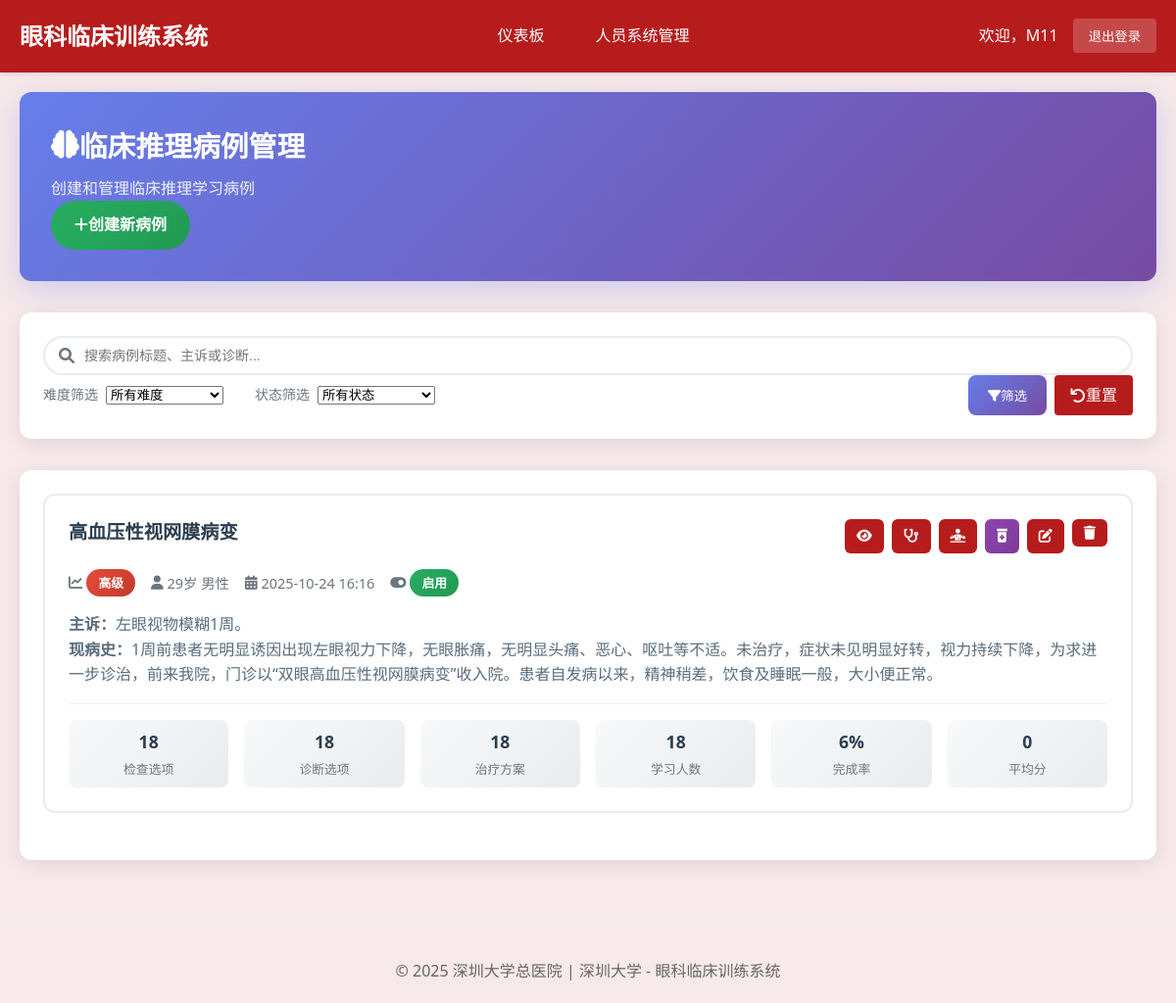
The app's page /teacher/clinical-cases/ (signed in), older data.
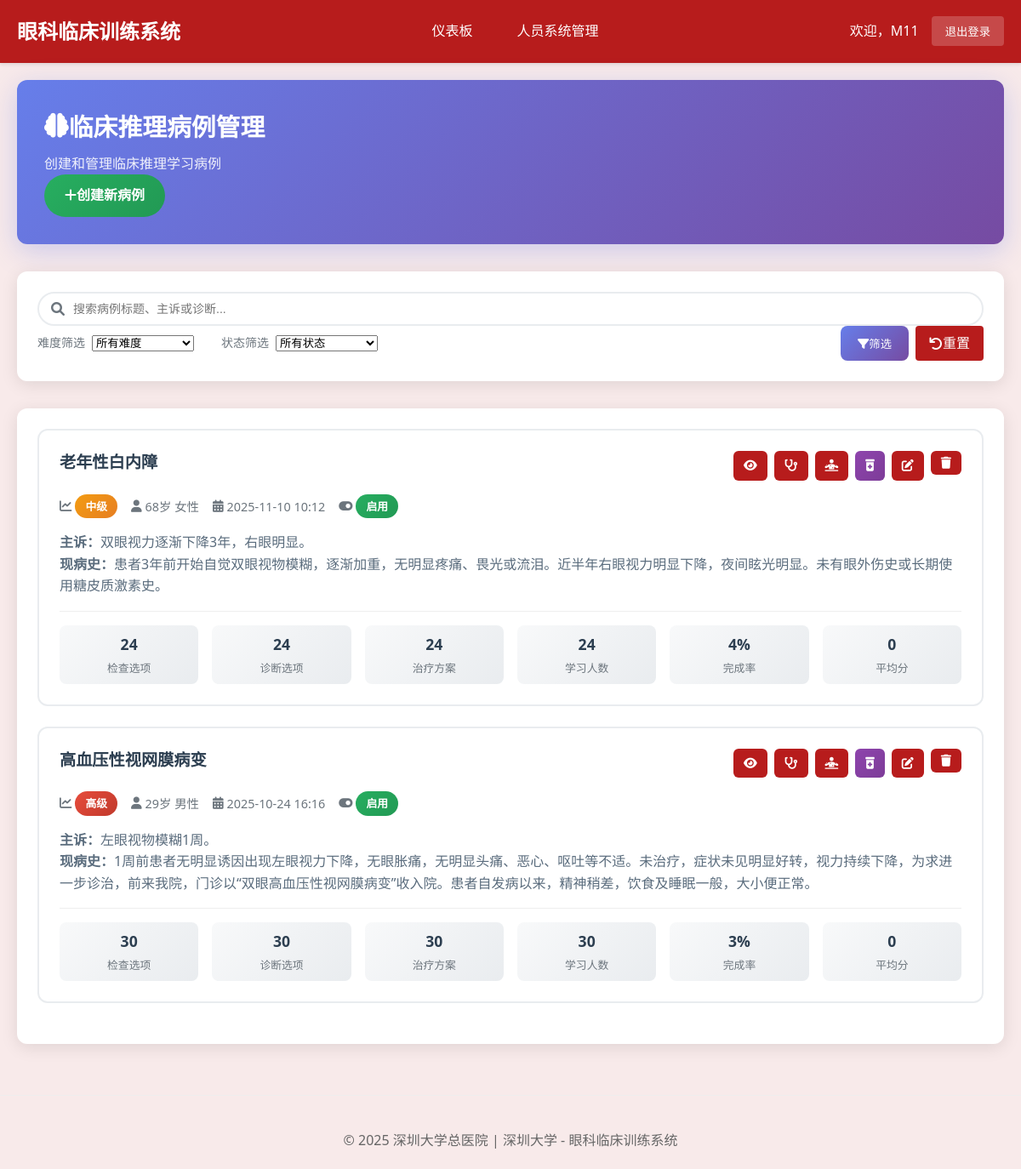
The same page, newer data.
### cases/models.py (models this page shows, shortened)
class ClinicalCase(models.Model):
    title = models.CharField(max_length=200, verbose_name="案例标题")
    case_id = models.CharField(max_length=50, unique=True, verbose_name="案例编号")
    patient_age = models.IntegerField(verbose_name="患者年龄")
    patient_gender = models.CharField(max_length=10, choices=[('M', '男'), ('F', '女')], verbose_name="患者性别")
    chief_complaint = models.TextField(verbose_name="主诉")
    present_illness = models.TextField(verbose_name="现病史")
    past_history = models.TextField(blank=True, verbose_name="既往史")
    family_history = models.TextField(blank=True, verbose_name="家族史")
    learning_objectives = models.JSONField(verbose_name="学习目标", help_text="JSON格式存储多个学习目标")
    difficulty_level = models.CharField(
        max_length=20,
        choices=[('beginner', '初级'), ('intermediate', '中级'), ('advanced', '高级')],
        default='intermediate',
        verbose_name="难度等级"
    )
    is_active = models.BooleanField(default=True, verbose_name="是否启用")
    created_by = models.ForeignKey(User, on_delete=models.CASCADE, verbose_name="创建者")
    created_at = models.DateTimeField(auto_now_add=True, verbose_name="创建时间")
    updated_at = models.DateTimeField(auto_now=True, verbose_name="更新时间")
    case_images = models.JSONField(blank=True, null=True, verbose_name="案例图片", help_text="存储图片路径的JSON数组")
    class Meta:
        verbose_name = "临床案例"
        verbose_name_plural = "临床案例"
        ordering = ['-created_at']

### cases/views.py (the view)
# urls.py: path('teacher/clinical-cases/', views.teacher_clinical_case_list, name='teacher_clinical_case_list'),
@login_required
@user_passes_test(is_teacher, login_url='login')
def teacher_clinical_case_list(request):
    cases = ClinicalCase.objects.all().order_by('-created_at')
    search_query = request.GET.get('search', '')
    if search_query:
        cases = cases.filter(
            Q(title__icontains=search_query) |
            Q(chief_complaint__icontains=search_query) |
            Q(present_illness__icontains=search_query)
        )
    difficulty_filter = request.GET.get('difficulty', '')
    if difficulty_filter:
        cases = cases.filter(difficulty_level=difficulty_filter)
    status_filter = request.GET.get('status', '')
    if status_filter == 'active':
        cases = cases.filter(is_active=True)
    elif status_filter == 'inactive':
        cases = cases.filter(is_active=False)
    from django.db.models import Count
    cases = cases.annotate(
        examination_count=Count('examination_options'),
        diagnosis_count=Count('diagnosis_options'),
        treatment_count=Count('treatment_options'),
        student_sessions_count=Count('studentclinicalsession')
    )
    from django.core.paginator import Paginator
    paginator = Paginator(cases, 10)
    page_number = request.GET.get('page')
    page_obj = paginator.get_page(page_number)
    for case in page_obj:
        completed_sessions = StudentClinicalSession.objects.filter(
            clinical_case=case,
            completed_at__isnull=False
        ).count()
        total_sessions = case.student_sessions_count
        case.completion_rate = round((completed_sessions / total_sessions * 100) if total_sessions > 0 else 0)
        case.avg_score = 0
    context = {
        'page_obj': page_obj,
        'search_query': search_query,
        'difficulty_filter': difficulty_filter,
        'status_filter': status_filter,
    }
    return render(request, 'teacher/clinical_case_list.html', context)

### cases/templates/teacher/clinical_case_list.html (shortened to what this page needs)
{% extends "base.html" %}
{% block content %}
<div class="container-fluid">
    <div class="page-header">
        <div class="d-flex justify-content-between align-items-center">
            <div>
                <h1 class="page-title">
                    <i class="fas fa-brain me-3"></i>
                    临床推理病例管理
                </h1>
                <p class="page-subtitle mb-0">创建和管理临床推理学习病例</p>
            </div>
            <div>
                <a href="{% url 'teacher_clinical_case_create' %}" class="btn btn-success-custom">
                    <i class="fas fa-plus me-2"></i>创建新病例
                </a>
            </div>
        </div>
    </div>
    <div class="search-filters">
        <form method="get">
            <div class="row g-3 mb-3">
                <div class="col-12">
                    <div class="search-box">
                        <i class="fas fa-search search-icon"></i>
                        <input type="text" class="form-control" name="search"
                               value="{{ search_query }}" placeholder="搜索病例标题、主诉或诊断...">
                    </div>
                </div>
            </div>
            <div style="display: flex; align-items: center; justify-content: space-between;">
                <div style="display: flex; align-items: center; gap: 2rem;">
                    <div style="display: flex; align-items: center; gap: 0.5rem;">
                        <label style="margin: 0; color: #6c757d; font-size: 0.875rem; white-space: nowrap;">难度筛选</label>
                        <select class="form-select" name="difficulty" style="min-width: 120px; width: auto;">
                            <option value="">所有难度</option>
                        </select>
                    </div>
                    <div style="display: flex; align-items: center; gap: 0.5rem;">
                        <label style="margin: 0; color: #6c757d; font-size: 0.875rem; white-space: nowrap;">状态筛选</label>
                        <select class="form-select" name="status" style="min-width: 120px; width: auto;">
                            <option value="">所有状态</option>
                        </select>
                    </div>
                </div>
                <div style="display: flex; gap: 0.5rem;">
                    <button type="submit" class="btn btn-primary-custom" style="padding: 0.5rem 1rem; min-width: 80px;">
                        <i class="fas fa-filter me-1"></i>筛选
                    </button>
                    <a href="{% url 'teacher_clinical_case_list' %}" class="btn btn-outline-secondary" style="padding: 0.5rem 1rem; min-width: 80px; display: inline-flex; align-items: center; justify-content: center;">
                        <i class="fas fa-undo me-1"></i>重置
                    </a>
                </div>
            </div>
        </form>
    </div>
    <div class="cases-container">
        {% if page_obj %}
            {% for case in page_obj %}
                <div class="case-card">
                    <div class="case-header">
                        <h5 class="case-title">{{ case.title }}</h5>
                        <div class="case-actions">
                            <a href="{% url 'teacher_clinical_case_preview' case.case_id %}"
                               class="btn btn-info btn-sm-custom" title="预览">
                                <i class="fas fa-eye"></i>
                            </a>
                            <a href="{% url 'teacher_examination_options' case.case_id %}"
                               class="btn btn-warning btn-sm-custom" title="管理检查选项">
                                <i class="fas fa-stethoscope"></i>
                            </a>
                            <a href="{% url 'teacher_diagnosis_options' case.case_id %}"
                               class="btn btn-success btn-sm-custom" title="管理诊断选项">
                                <i class="fas fa-diagnoses"></i>
                            </a>
                            <a href="{% url 'teacher_treatment_options' case.case_id %}"
                               class="btn btn-purple btn-sm-custom" title="管理治疗方案">
                                <i class="fas fa-prescription-bottle-alt"></i>
                            </a>
                            <a href="{% url 'teacher_clinical_case_edit' case.case_id %}"
                               class="btn btn-primary btn-sm-custom" title="编辑">
                                <i class="fas fa-edit"></i>
                            </a>
                            <form method="post" action="{% url 'teacher_clinical_case_delete' case.case_id %}" style="display: inline;">
                                <button type="submit"
                                        class="btn btn-danger btn-sm-custom"
                                        title="删除"
                                        onclick="return confirm('确定要删除病例「{{ case.title }}」吗？\n\n这个操作无法撤销！')">
                                    <i class="fas fa-trash"></i>
                                </button>
                            </form>
                        </div>
                    </div>
                    <div class="case-meta">
                        <div class="meta-item">
                            <i class="fas fa-chart-line"></i>
                            <span class="difficulty-badge difficulty-{{ case.difficulty_level }}">
                                {{ case.get_difficulty_level_display }}
                            </span>
                        </div>
                        <div class="meta-item">
                            <i class="fas fa-user"></i>
                            {{ case.patient_age }}岁 {% if case.patient_gender == 'M' %}男性{% else %}女性{% endif %}
                        </div>
                        <div class="meta-item">
                            <i class="fas fa-calendar-alt"></i>
                            {{ case.created_at|date:"Y-m-d H:i" }}
                        </div>
                        <div class="meta-item">
                            <i class="fas fa-toggle-{% if case.is_active %}on{% else %}off{% endif %}"></i>
                            <span class="status-badge status-{% if case.is_active %}active{% else %}inactive{% endif %}">
                                {% if case.is_active %}启用{% else %}禁用{% endif %}
                            </span>
                        </div>
                    </div>
                    <div class="case-content">
                        <p><strong>主诉：</strong>{{ case.chief_complaint|truncatewords:20 }}</p>
                        <p><strong>现病史：</strong>{{ case.present_illness|truncatewords:15 }}</p>
                    </div>
                    <div class="case-stats">
                        <div class="stat-item">
                            <div class="stat-value">{{ case.examination_count }}</div>
                            <div class="stat-label">检查选项</div>
                        </div>
                        <div class="stat-item">
                            <div class="stat-value">{{ case.diagnosis_count }}</div>
                            <div class="stat-label">诊断选项</div>
                        </div>
                        <div class="stat-item">
                            <div class="stat-value">{{ case.treatment_count }}</div>
                            <div class="stat-label">治疗方案</div>
                        </div>
                        <div class="stat-item">
                            <div class="stat-value">{{ case.student_sessions_count }}</div>
                            <div class="stat-label">学习人数</div>
                        </div>
                        <div class="stat-item">
                            <div class="stat-value">{{ case.completion_rate }}%</div>
                            <div class="stat-label">完成率</div>
                        </div>
                        <div class="stat-item">
                            <div class="stat-value">{{ case.avg_score }}</div>
                            <div class="stat-label">平均分</div>
                        </div>
                    </div>
                </div>
            {% endfor %}
        {% endif %}
    </div>
</div>
{% endblock %}

### cases/templates/base.html (shortened to what this page needs)
{% load static %}
<!DOCTYPE html>
<html lang="zh-cn">
<head>
    <link rel="stylesheet" href="https://cdnjs.cloudflare.com/ajax/libs/font-awesome/6.0.0/css/all.min.css">
</head>
<body>
    <header class="header">
        <div class="nav-container">
            <div class="logo">眼科临床训练系统</div>
            {% if user.is_authenticated %}
            <nav class="nav-links">
                {% if user.groups.all.0.name == 'Teachers' or user.is_superuser %}
                    <a href="{% url 'teacher_dashboard' %}">仪表板</a>
                    <a href="{% url 'system_management' %}">人员系统管理</a>
                {% else %}
                    <a href="{% url 'student_dashboard' %}">我的学习</a>
                    <a href="{% url 'clinical_case_list' %}">临床推理学习</a>
                    <a href="{% url 'student_learning_notes' %}">学习笔记</a>
                {% endif %}
            </nav>
            <div class="user-info">
                <span>欢迎，{{ user.get_full_name|default:user.username }}</span>
                <form method="post" action="{% url 'logout' %}" style="display: inline;">
                    <button type="submit" class="logout-btn">退出登录</button>
                </form>
            </div>
            {% endif %}
        </div>
    </header>
    <main class="container">
        {% block content %}{% endblock %}
    </main>
    <footer class="footer">
        <p>&copy; 2025 深圳大学总医院 | 深圳大学 - 眼科临床训练系统</p>
    </footer>
</body>
</html>

Row changes from the older to the newer data that the page shows:
added ClinicalCase: title "老年性白内障", difficulty_level "中级", patient_age "68", patient_gender "女性", created_at "2025-11-10 10:12", is_active True (drawn), chief_complaint "双眼视力逐渐下降3年，右眼明显。", present_illness "患者3年前开始自觉双眼视物模糊，逐渐加重，无明显疼痛、畏光或流泪。近半年右眼视力明显下降，夜间眩光明显。未有眼外伤史或长期使用糖皮质激素史。", examination_count "24", diagnosis_count "24", treatment_count "24", student_sessions_count "24", completion_rate "4", avg_score "0"
computed for ClinicalCase "高血压性视网膜病变": examination_count "18" → "30"; diagnosis_count "18" → "30"; treatment_count "18" → "30"; student_sessions_count "18" → "30"; completion_rate "6" → "3"
